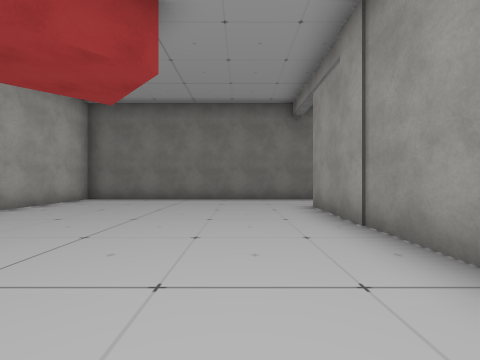
[1] (above)

18 first-person views from a walk through a Unity game level. The camera is 1.3 m above the floor, looks level and sees 90° across. The floor is counted in squares, 2 m on a side. Each view is taken from the middle of a square. On the plan, view 1 faces up. The plan holds only what a view shows up to about 9 squares ahead; the rest is blank. The place goes on beyond the plan. The player is left out. Some surface patterns are stand-ins.

[2]
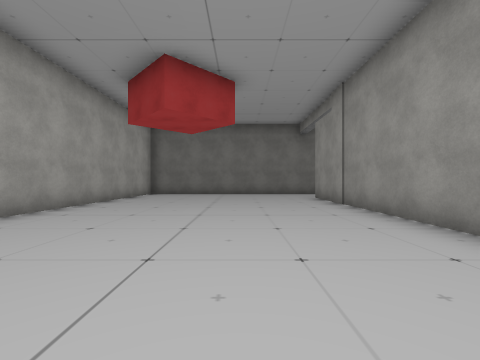

[3]
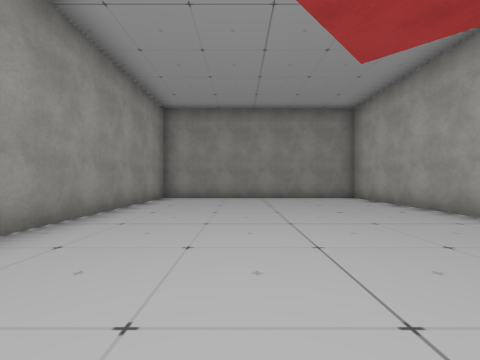

[4]
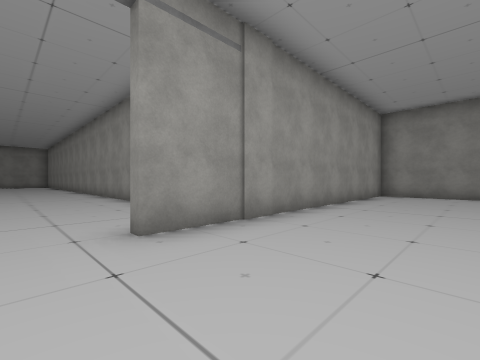

[5]
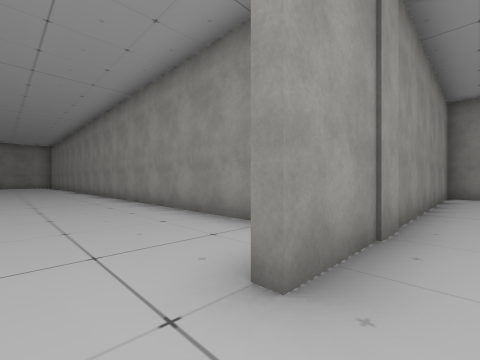

[6]
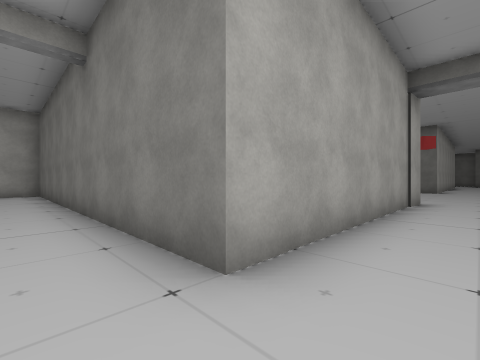

[7]
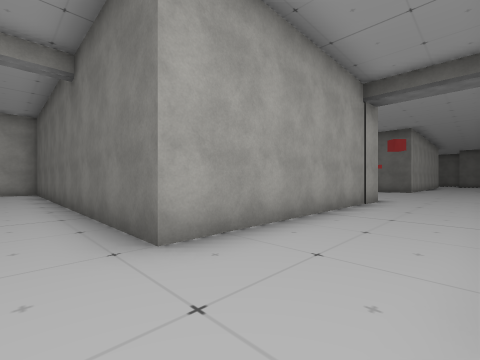

[8]
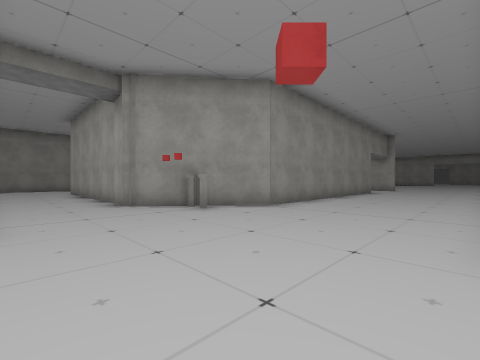

[9]
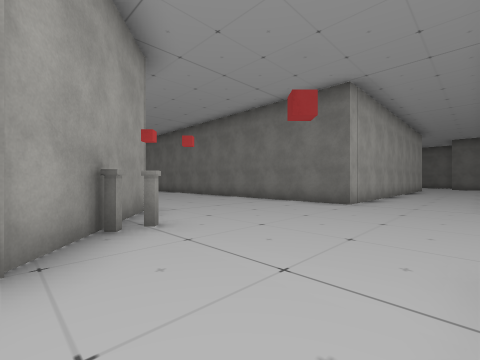

[10]
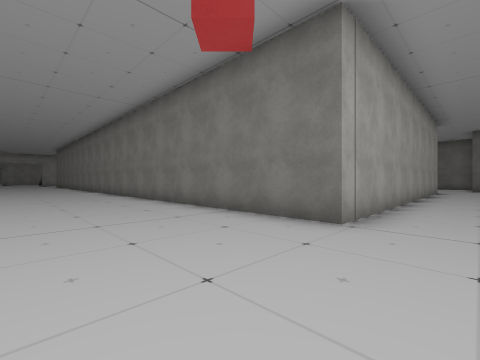

[11]
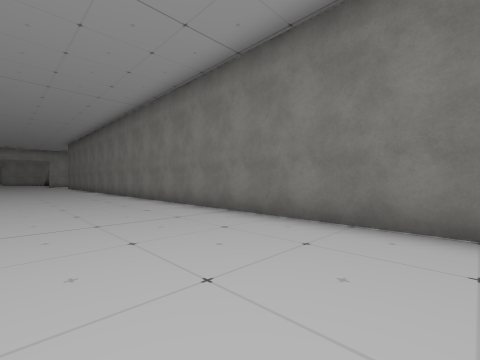

[12]
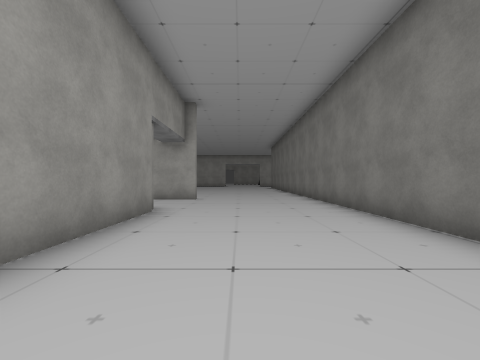

[13]
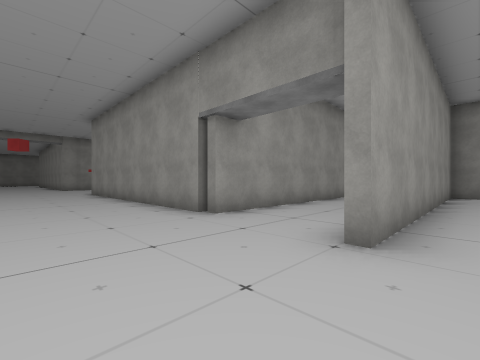

[14]
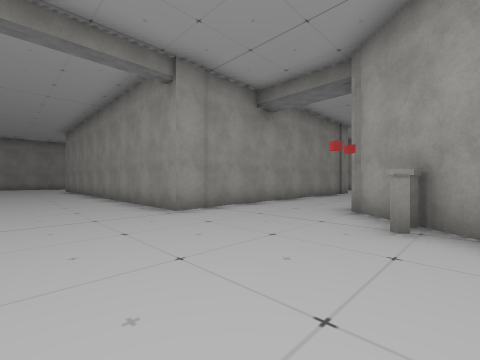

[15]
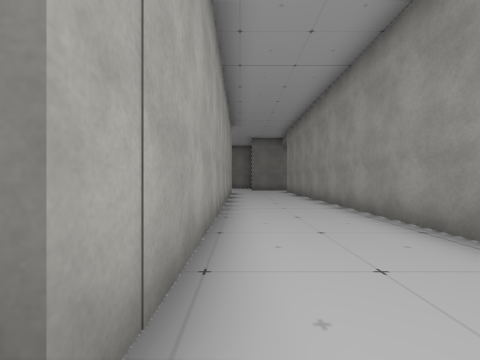

[16]
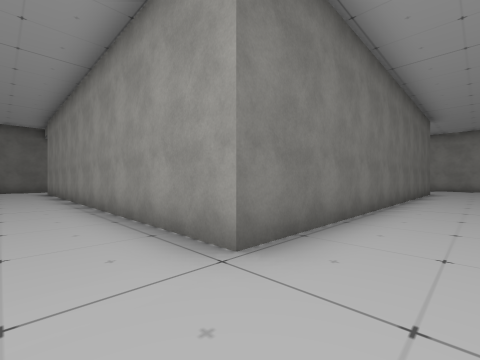

[17]
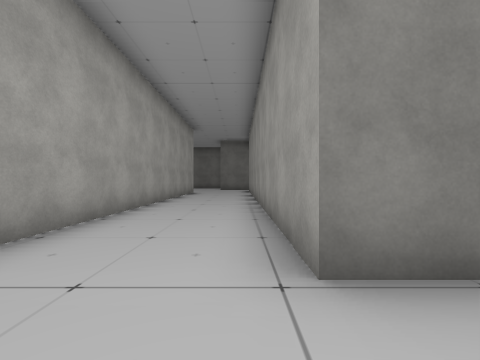

[18]
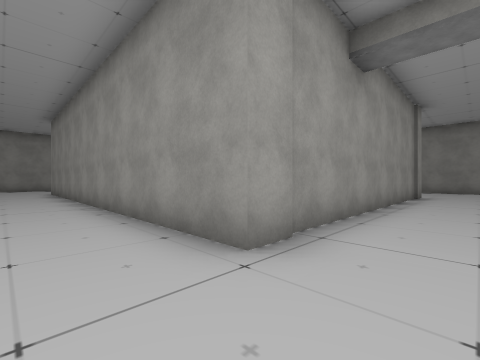

### Floor plan
Points are (right, up) in squares from view 1. A wall is a line through its corners. A room is listed if a view was taken in it or the views show most of it. See-through windows are left out.
Room 1 (views 1, 2, 3, 4, 5)
walls: (3.6, 8.1) (-5.1, 8.1) (-5.1, -3.7) (1.8, -3.7) (1.8, 5.9)
ways out: opening at (3, 6) to room 2
Room 2 (views 6, 7, 8, 9, 10, 11, 12, 13, 14, 15, 16, 17, 18)
walls: (18, 21.5) (8.5, 21.5) (8.5, 29.5); (8.5, 8.1) (8.5, 17.4) (18.1, 17.4); (5.6, 29.5) (5.6, 21.5) (-9, 21.5); (3.5, 4.2) (10.9, 4.2); (-5.4, 17.2) (3, 17.2) (5.8, 14.9) (5.8, 8.1) (3.6, 8.1); (-9, 8.8) (-8.3, 8.8) (-8.3, 17.5)
ways out: opening at (3, 6) to room 1; opening at (-6.5, 18)
objects: other object (5, 16); other object (5, 17)

Positions as (right, up) in squares from view 1, and headings:
1: (0, 0), facing up
2: (-1, -3), facing up
3: (-1, 5), facing down
4: (-1, 7), facing down-right
5: (1, 7), facing down-right
6: (7, 7), facing up-left
7: (8, 7), facing up-left
8: (8, 21), facing down-left
9: (8, 15), facing up-left
10: (7, 18), facing up-left
11: (2, 18), facing up-left
12: (0, 19), facing left
13: (-9, 20), facing down-right
14: (4, 20), facing down-right
15: (6, 21), facing up
16: (7, 20), facing up-right
17: (8, 20), facing up
18: (7, 19), facing down-right
